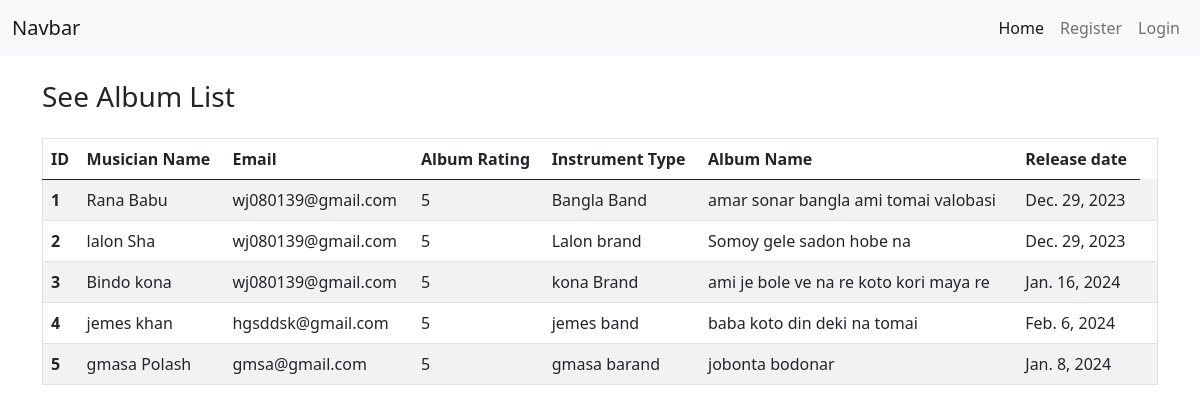
The page / on the database its author committed.
### albums_app/models.py (models this page shows, shortened)
class Album(models.Model):
    album_name = models.CharField(max_length = 50)
    release_date = models.DateField()
    RATINGS = [
        ('1', '1'),
        ('2', '2'),
        ('3', '3'),
        ('4', '4'),
        ('5', '5'),
    ]
    ratings = models.CharField(max_length = 10,choices=RATINGS, default='5')
    musician = models.ForeignKey(Musician, on_delete = models.CASCADE)

### musicians_app/models.py (models this page shows, shortened)
class Musician(models.Model):
    first_name = models.CharField(max_length = 50)
    last_name = models.CharField(max_length = 50)
    email = models.EmailField()
    phone = models.IntegerField()
    instrument_type = models.CharField(max_length = 50)

### musicians_directory_with_authentication/views.py (the view)
# urls.py: path('', views.ShowAlbums.as_view(), name='home'),
class ShowAlbums(ListView):
    model = Album
    template_name = 'home.html'
    context_object_name = 'albums'

### templates/home.html (shortened to what this page needs)
{% extends "base.html" %}
    {% block title %}
        <h3 class="my-4">See Album List</h3>
    {% endblock title %}
    {% block content %}
        <table class="table table-striped border">
            <thead>
                <tr>
                <th scope="col">ID</th>
                <th scope="col">Musician Name</th>
                <th scope="col">Email</th>
                <th scope="col">Album Rating</th>
                <th scope="col">Instrument Type</th>
                <th scope="col">Album Name</th>
                <th scope="col">Release date</th>
                </tr>
            </thead>
            <tbody>
                {% for album in albums %}
                    <tr>
                        <th>{{album.id}}</th>
                        <td>
                            <a class="text-decoration-none text-dark" href="{% url "edit_musician" album.musician.id %}">{{album.musician.first_name}} {{album.musician.last_name}}</a>
                        </td>
                        <td>{{album.musician.email}}</td>
                        <td>{{album.ratings}}</td>
                        <td>{{album.musician.instrument_type}}</td>
                        <td>{{album.album_name}}</td>
                        <td>{{album.release_date}}</td>
                        <td>
                        </td>
                    </tr>
                {% endfor %}
            </tbody>
        </table>
    {% endblock content %}

### templates/base.html (shortened to what this page needs)
<!doctype html>
<html lang="en">
  <head>
    <link href="https://cdn.jsdelivr.net/npm/bootstrap@5.0.2/dist/css/bootstrap.min.css" rel="stylesheet">
  </head>
  <body>
    <nav class="navbar navbar-expand-lg navbar-light bg-light">
        <div class="container-fluid">
            <a class="navbar-brand" href="#">Navbar</a>
            <div class="collapse navbar-collapse" id="navbarSupportedContent">
                <ul class="navbar-nav ms-auto mb-2 mb-lg-0">
                  <li class="nav-item">
                  <a class="nav-link active" aria-current="page" href="{% url "home" %}">Home</a>
                  </li>
                  {% if request.user.is_authenticated %}
                    <li class="nav-item">
                    <a class="nav-link" aria-current="page" href="{% url "add_musician" %}">Add Musician</a>
                    </li>
                    <li class="nav-item">
                    <a class="nav-link" aria-current="page" href="{% url "add_album" %}">Add Album</a>
                    </li>
                    <li class="nav-item">
                      <a class="nav-link" href="{% url "user_logout" %}" tabindex="-1" aria-disabled="true">Logout</a>
                    </li>
                  {% else %}
                    <li class="nav-item">
                    <a class="nav-link" href="{% url "register" %}">Register</a>
                    </li>
                    <li class="nav-item">
                    <a class="nav-link" href="{% url "user_login" %}" tabindex="-1" aria-disabled="true">Login</a>
                    </li>
                  {% endif %}
                </ul>
            </div>
        </div>
    </nav>
<div class="container">
  {% block title %}{% endblock title %}
  {% block content %}{% endblock content %}
</div>
  </body>
</html>

### rows shown on the page
Album: id "1", musician.first_name "Rana", musician.last_name "Babu", musician.email "wj080139@gmail.com", ratings "5", musician.instrument_type "Bangla Band", album_name "amar sonar bangla ami tomai valobasi", release_date "Dec. 29, 2023"
Album: id "2", musician.first_name "lalon", musician.last_name "Sha", musician.email "wj080139@gmail.com", ratings "5", musician.instrument_type "Lalon brand", album_name "Somoy gele sadon hobe na", release_date "Dec. 29, 2023"
Album: id "3", musician.first_name "Bindo", musician.last_name "kona", musician.email "wj080139@gmail.com", ratings "5", musician.instrument_type "kona Brand", album_name "ami je bole ve na re koto kori maya re", release_date "Jan. 16, 2024"
Album: id "4", musician.first_name "jemes", musician.last_name "khan", musician.email "hgsddsk@gmail.com", ratings "5", musician.instrument_type "jemes band", album_name "baba koto din deki na tomai", release_date "Feb. 6, 2024"
Album: id "5", musician.first_name "gmasa", musician.last_name "Polash", musician.email "gmsa@gmail.com", ratings "5", musician.instrument_type "gmasa barand", album_name "jobonta bodonar", release_date "Jan. 8, 2024"
